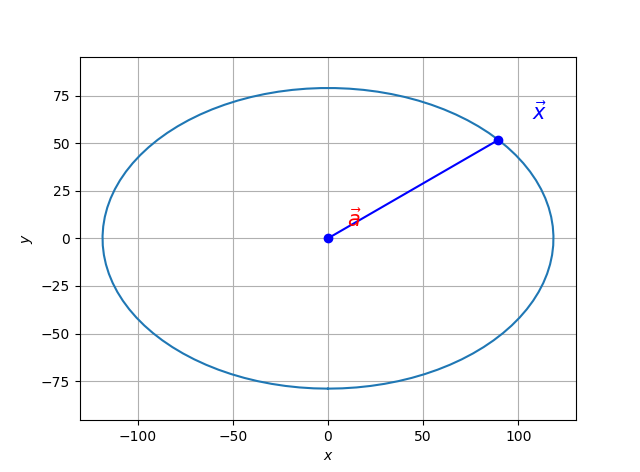

Python code for this plot:
# -*- coding: utf-8 -*-
"""
Created on Tue Sep 26 08:22:37 2017

@author: 11222
"""

from pylab import *

t = linspace(0,1,100)

x= -12*pi*pi*sin(2*pi*t)
y = -8*pi*pi*cos(2*pi*t)


figure(1)

for it in arange(len(t)):
    clf()
    #subplot(131)
    plot(x,y)
    plot([0,x[it]],[0,y[it]],'b-o')
    axis('equal'); xlabel(r'$x$'); ylabel(r'$y$')
    text(1.2*x[it],1.2*y[it],r'$\vec{x}$',color='blue',size=15)

    text(1.1*x[it]/10,1.1*y[it]/10,r'$\vec{a}$',color='red',size=15)
    grid()
     #    savefig('frame_%03d.png' % it)

    pause(.001)
    
    
